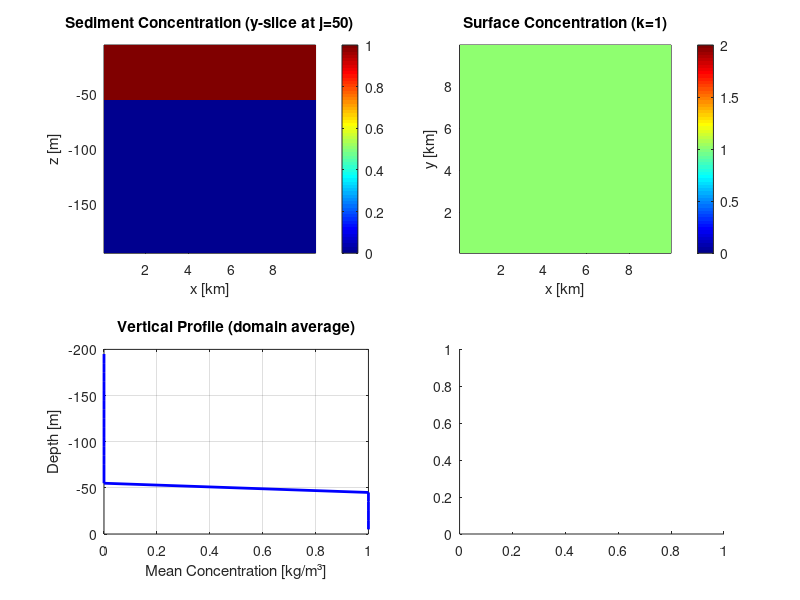

This chart was generated by the following MATLAB code: (Note: this script raises an error after producing the figure.)
%% generate_sediment_input.m
%
% Generate initial condition files for MITgcm sediment tracer module
%
% PURPOSE:
% --------
% Create binary input files for sediment concentration initial conditions.
% Supports multiple test cases:
%   1. Uniform concentration (baseline test)
%   2. Surface layer initialization (settling test)
%   3. Dense plume (lock-exchange / gravity current)
%   4. Gaussian blob (dispersion test)
%   5. Stratified layers (stability test)
%
% OUTPUT FILES:
% -------------
% sediment_init.bin   - Initial sediment concentration [kg/m³]
% sediment_init.meta  - Metadata for MITgcm
%
% USAGE:
% ------
% 1. Edit grid parameters below to match your SIZE.h
% 2. Choose test case (set testCase variable)
% 3. Run: matlab -nodisplay < generate_sediment_input.m
% 4. Copy *.bin and *.meta to run directory
%
% AUTHOR: MITgcm Sediment Module - Cycle 2
% DATE: November 2025
%
%==========================================================================

clear all;
close all;

%% GRID PARAMETERS (must match SIZE.h and data)
%==========================================================================

% Horizontal grid
nx = 100;              % Number of x-grid points
ny = 100;              % Number of y-grid points
nz = 20;               % Number of z-grid points (vertical levels)

% Grid spacing
dx = 100;              % Horizontal spacing [m]
dy = 100;              % Horizontal spacing [m]
dz = 10;               % Vertical spacing [m] (uniform for now)

% Domain size
Lx = nx * dx;          % Domain length in x [m]
Ly = ny * dy;          % Domain length in y [m]
Lz = nz * dz;          % Domain depth [m]

fprintf('Grid: %d x %d x %d\n', nx, ny, nz);
fprintf('Domain: %.0f m x %.0f m x %.0f m\n', Lx, Ly, Lz);

%% CREATE COORDINATE ARRAYS
%==========================================================================

% Cell centers
x = (0.5:nx-0.5) * dx;                % x-coordinates [m]
y = (0.5:ny-0.5) * dy;                % y-coordinates [m]
z = -(0.5:nz-0.5) * dz;               % z-coordinates [m] (negative down)

% Create 3D meshgrid
[X, Y, Z] = meshgrid(x, y, z);

fprintf('x: %.1f to %.1f m\n', min(x), max(x));
fprintf('y: %.1f to %.1f m\n', min(y), max(y));
fprintf('z: %.1f to %.1f m (depth positive down)\n', max(abs(z)), min(abs(z)));

%% CHOOSE TEST CASE
%==========================================================================
%
% Test cases:
%   1 = Uniform concentration (baseline)
%   2 = Surface layer (settling test)
%   3 = Dense plume / lock-exchange (gravity current)
%   4 = Gaussian blob (3D dispersion)
%   5 = Stratified layers (stability test)
%   6 = Bottom resuspension (erosion test)
%

testCase = 2;  % ← CHANGE THIS

fprintf('\n=== TEST CASE %d ===\n', testCase);

%% PHYSICAL PARAMETERS
%==========================================================================

% Sediment properties (should match data.sediment)
C_ref = 1.0;           % Reference concentration [kg/m³]
rho_sed = 2650;        % Sediment grain density [kg/m³]
rho_water = 1025;      % Water density [kg/m³]
ws0 = 0.01;            % Settling velocity [m/s]
gammaC = 1.6e-3;       % Density expansion coeff [m³/kg]

% Test case specific parameters
switch testCase
    case 1
        C_background = 0.1;        % Uniform concentration [kg/m³]
        
    case 2
        C_surface = 1.0;           % Surface layer concentration [kg/m³]
        H_layer = 50;              % Layer thickness [m]
        
    case 3
        C_plume = 5.0;             % Plume concentration [kg/m³]
        x_lock = Lx / 2;           % Lock position [m]
        width_lock = Lx / 4;       % Lock width [m]
        
    case 4
        C_blob = 2.0;              % Blob peak concentration [kg/m³]
        x_blob = Lx / 2;           % Blob center x [m]
        y_blob = Ly / 2;           % Blob center y [m]
        z_blob = -Lz / 2;          % Blob center z [m]
        sigma_blob = 500;          % Blob radius [m]
        
    case 5
        n_layers = 4;              % Number of layers
        C_layers = [0.5 1.0 1.5 2.0];  % Concentrations [kg/m³]
        
    case 6
        C_bottom = 3.0;            % Bottom layer concentration [kg/m³]
        H_bottom = 30;             % Bottom layer thickness [m]
end

%% INITIALIZE SEDIMENT CONCENTRATION FIELD
%==========================================================================

% Preallocate 3D array
sediment = zeros(ny, nx, nz);  % Note: MITgcm order is (y, x, z)

fprintf('Generating initial conditions...\n');

switch testCase
    
    case 1  % Uniform concentration
        fprintf('  Case 1: Uniform concentration C = %.2f kg/m³\n', C_background);
        sediment(:,:,:) = C_background;
        
    case 2  % Surface layer
        fprintf('  Case 2: Surface layer\n');
        fprintf('    Concentration: %.2f kg/m³\n', C_surface);
        fprintf('    Layer depth: %.0f m\n', H_layer);
        
        for k = 1:nz
            z_center = abs(z(k));  % Depth of this level
            if z_center <= H_layer
                sediment(:,:,k) = C_surface;
            else
                sediment(:,:,k) = 0.0;
            end
        end
        
    case 3  % Dense plume / lock-exchange
        fprintf('  Case 3: Lock-exchange / Dense plume\n');
        fprintf('    Concentration: %.2f kg/m³\n', C_plume);
        fprintf('    Lock position: %.0f m\n', x_lock);
        fprintf('    Lock width: %.0f m\n', width_lock);
        
        for i = 1:nx
            if abs(x(i) - x_lock) <= width_lock/2
                sediment(:,i,:) = C_plume;
            else
                sediment(:,i,:) = 0.0;
            end
        end
        
    case 4  % Gaussian blob (3D)
        fprintf('  Case 4: Gaussian blob (3D dispersion test)\n');
        fprintf('    Peak concentration: %.2f kg/m³\n', C_blob);
        fprintf('    Center: (%.0f, %.0f, %.0f) m\n', x_blob, y_blob, z_blob);
        fprintf('    Radius (sigma): %.0f m\n', sigma_blob);
        
        for k = 1:nz
            for j = 1:ny
                for i = 1:nx
                    r2 = (x(i) - x_blob)^2 + (y(j) - y_blob)^2 + (z(k) - z_blob)^2;
                    sediment(j,i,k) = C_blob * exp(-r2 / (2*sigma_blob^2));
                end
            end
        end
        
    case 5  % Stratified layers
        fprintf('  Case 5: Stratified layers\n');
        fprintf('    Number of layers: %d\n', n_layers);
        fprintf('    Concentrations: ');
        fprintf('%.2f ', C_layers);
        fprintf('kg/m³\n');
        
        layer_thickness = Lz / n_layers;
        for k = 1:nz
            z_center = abs(z(k));
            layer_idx = min(floor(z_center / layer_thickness) + 1, n_layers);
            sediment(:,:,k) = C_layers(layer_idx);
        end
        
    case 6  % Bottom resuspension
        fprintf('  Case 6: Bottom resuspension layer\n');
        fprintf('    Concentration: %.2f kg/m³\n', C_bottom);
        fprintf('    Layer thickness: %.0f m\n', H_bottom);
        
        for k = 1:nz
            z_center = abs(z(k));
            z_from_bottom = Lz - z_center;
            if z_from_bottom <= H_bottom
                sediment(:,:,k) = C_bottom;
            else
                sediment(:,:,k) = 0.0;
            end
        end
        
end

%% STATISTICS
%==========================================================================

fprintf('\n=== INITIAL CONDITION STATISTICS ===\n');
fprintf('Min concentration: %.4e kg/m³\n', min(sediment(:)));
fprintf('Max concentration: %.4e kg/m³\n', max(sediment(:)));
fprintf('Mean concentration: %.4e kg/m³\n', mean(sediment(:)));
fprintf('Total sediment mass: %.4e kg\n', sum(sediment(:)) * dx * dy * dz);

% Check for NaNs or negatives
if any(isnan(sediment(:)))
    error('ERROR: NaN values in sediment field!');
end
if any(sediment(:) < 0)
    error('ERROR: Negative values in sediment field!');
end

%% COMPUTE DERIVED QUANTITIES (for diagnostics)
%==========================================================================

% Buoyancy anomaly due to sediment: b_sed = -g * gammaC * C
g = 9.81;  % gravity [m/s²]
buoyancy_sed = -g * gammaC * sediment;

fprintf('\n=== BUOYANCY DIAGNOSTICS ===\n');
fprintf('Min buoyancy: %.4e m/s²\n', min(buoyancy_sed(:)));
fprintf('Max buoyancy: %.4e m/s²\n', max(buoyancy_sed(:)));
fprintf('(Negative buoyancy = downward forcing)\n');

% Density anomaly: Δρ = ρ₀ * gammaC * C
delta_rho = rho_water * gammaC * sediment;
fprintf('\nMax density anomaly: %.4f kg/m³\n', max(delta_rho(:)));
fprintf('(Relative to reference density %.0f kg/m³)\n', rho_water);

%% WRITE BINARY FILE FOR MITgcm
%==========================================================================

filename = 'sediment_init.bin';
fprintf('\n=== WRITING OUTPUT ===\n');
fprintf('Writing to: %s\n', filename);

% Open file for writing (big-endian, MITgcm default)
fid = fopen(filename, 'w', 'ieee-be');
if fid == -1
    error('Cannot open file %s for writing', filename);
end

% Write data (MITgcm expects single precision _RL)
count = fwrite(fid, sediment, 'real*8');  % Use real*8 for _RL precision
fclose(fid);

fprintf('Wrote %d values (expected %d)\n', count, nx*ny*nz);

if count ~= nx*ny*nz
    error('ERROR: File write mismatch!');
end

% Check file size
fileinfo = dir(filename);
expected_size = nx * ny * nz * 8;  % 8 bytes per real*8
fprintf('File size: %d bytes (expected %d)\n', fileinfo.bytes, expected_size);

%% WRITE METADATA FILE (.meta)
%==========================================================================

metafile = 'sediment_init.meta';
fprintf('Writing metadata: %s\n', metafile);

fid = fopen(metafile, 'w');
fprintf(fid, ' nDims = [   3 ];\n');
fprintf(fid, ' dimList = [\n');
fprintf(fid, ' %6d, %6d, %6d,\n', nx, 1, nx);
fprintf(fid, ' %6d, %6d, %6d,\n', ny, 1, ny);
fprintf(fid, ' %6d, %6d, %6d\n', nz, 1, nz);
fprintf(fid, ' ];\n');
fprintf(fid, ' dataprec = [ ''float64'' ];\n');
fprintf(fid, ' nrecords = [   1 ];\n');
fprintf(fid, ' format = [ ''straight'' ];\n');
fclose(fid);

fprintf('Metadata written.\n');

%% VISUALIZATION (optional)
%==========================================================================

fprintf('\n=== CREATING VISUALIZATION ===\n');

figure('Position', [100 100 1200 800]);

% Vertical slice at mid-domain
subplot(2,2,1);
j_mid = round(ny/2);
squeeze_data = squeeze(sediment(j_mid,:,:))';
pcolor(x/1000, z, squeeze_data);
shading flat;
colorbar;
xlabel('x [km]');
ylabel('z [m]');
title(sprintf('Sediment Concentration (y-slice at j=%d)', j_mid));
colormap(jet);

% Horizontal slice at surface
subplot(2,2,2);
pcolor(x/1000, y/1000, sediment(:,:,1));
shading flat;
colorbar;
xlabel('x [km]');
ylabel('y [km]');
title('Surface Concentration (k=1)');

% Vertical profile (spatial average)
subplot(2,2,3);
C_profile = squeeze(mean(mean(sediment, 1), 2));
plot(C_profile, z, 'b-', 'LineWidth', 2);
grid on;
xlabel('Mean Concentration [kg/m³]');
ylabel('Depth [m]');
title('Vertical Profile (domain average)');
set(gca, 'YDir', 'reverse');

% Histogram
subplot(2,2,4);
histogram(sediment(:), 50);
xlabel('Concentration [kg/m³]');
ylabel('Frequency');
title('Concentration Distribution');
grid on;

% Save figure
figname = sprintf('sediment_init_case%d.png', testCase);
print('-dpng', '-r150', figname);
fprintf('Saved figure: %s\n', figname);

%% SUMMARY
%==========================================================================

fprintf('\n');
fprintf('=============================================================\n');
fprintf('  SEDIMENT INPUT GENERATION COMPLETE\n');
fprintf('=============================================================\n');
fprintf('Output files:\n');
fprintf('  %s  (binary data)\n', filename);
fprintf('  %s  (metadata)\n', metafile);
fprintf('  %s  (visualization)\n', figname);
fprintf('\n');
fprintf('Next steps:\n');
fprintf('  1. Copy *.bin and *.meta to MITgcm run directory\n');
fprintf('  2. Update input/data.ptracers to read this file:\n');
fprintf('     PTRACERS_initialFile(1) = ''sediment_init'',\n');
fprintf('  3. Run MITgcm\n');
fprintf('  4. Monitor settling and density effects\n');
fprintf('=============================================================\n');

fprintf('\nDone.\n');
